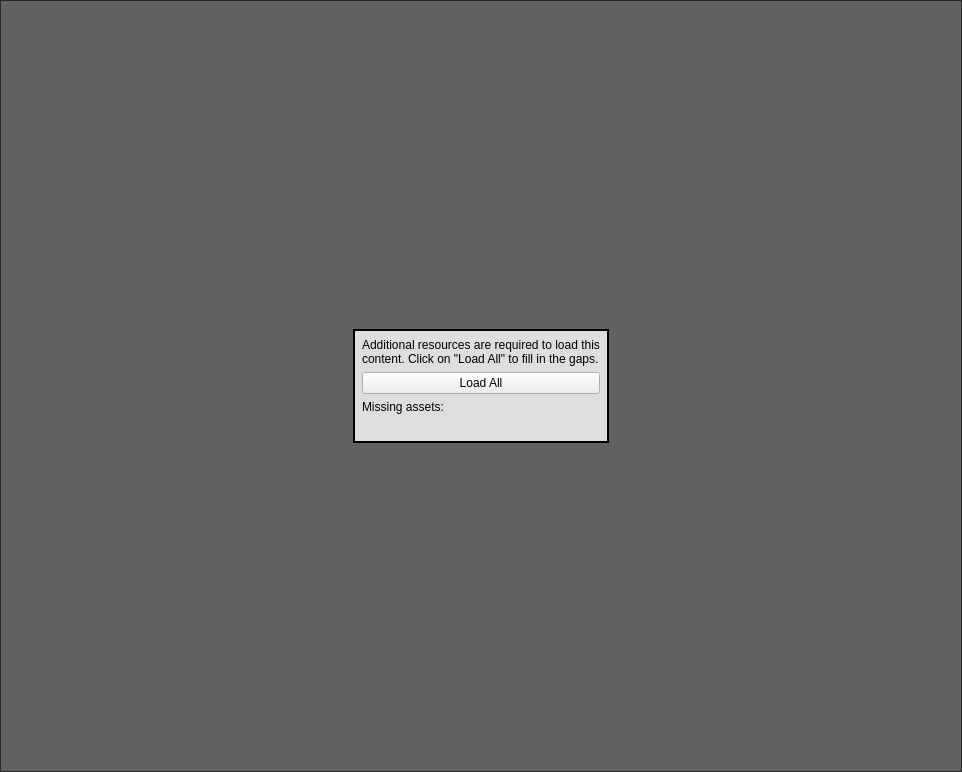
<?xml version="1.0" encoding="UTF-8"?>
<ui version="4.0">
 <class>Form</class>
 <widget class="QWidget" name="Form">
  <property name="geometry">
   <rect>
    <x>0</x>
    <y>0</y>
    <width>962</width>
    <height>772</height>
   </rect>
  </property>
  <property name="sizePolicy">
   <sizepolicy hsizetype="Fixed" vsizetype="Fixed">
    <horstretch>0</horstretch>
    <verstretch>0</verstretch>
   </sizepolicy>
  </property>
  <property name="windowTitle">
   <string>Form</string>
  </property>
  <property name="styleSheet">
   <string notr="true"/>
  </property>
  <layout class="QVBoxLayout" name="verticalLayout">
   <property name="spacing">
    <number>0</number>
   </property>
   <property name="leftMargin">
    <number>0</number>
   </property>
   <property name="topMargin">
    <number>0</number>
   </property>
   <property name="rightMargin">
    <number>0</number>
   </property>
   <property name="bottomMargin">
    <number>0</number>
   </property>
   <item>
    <widget class="QFrame" name="overlayFrame">
     <property name="styleSheet">
      <string notr="true">QFrame#overlayFrame {
	background-color: rgba(0, 0, 0, 150);
}</string>
     </property>
     <property name="frameShape">
      <enum>QFrame::StyledPanel</enum>
     </property>
     <property name="frameShadow">
      <enum>QFrame::Raised</enum>
     </property>
     <layout class="QVBoxLayout" name="verticalLayout_2" stretch="1,0,1">
      <item>
       <spacer name="verticalSpacer">
        <property name="orientation">
         <enum>Qt::Vertical</enum>
        </property>
        <property name="sizeHint" stdset="0">
         <size>
          <width>20</width>
          <height>40</height>
         </size>
        </property>
       </spacer>
      </item>
      <item>
       <widget class="QWidget" name="widget" native="true">
        <layout class="QHBoxLayout" name="horizontalLayout" stretch="1,0,1">
         <item>
          <spacer name="horizontalSpacer">
           <property name="orientation">
            <enum>Qt::Horizontal</enum>
           </property>
           <property name="sizeHint" stdset="0">
            <size>
             <width>347</width>
             <height>20</height>
            </size>
           </property>
          </spacer>
         </item>
         <item>
          <widget class="QWidget" name="overlayCentralWidget" native="true">
           <property name="enabled">
            <bool>true</bool>
           </property>
           <property name="sizePolicy">
            <sizepolicy hsizetype="Maximum" vsizetype="Preferred">
             <horstretch>0</horstretch>
             <verstretch>0</verstretch>
            </sizepolicy>
           </property>
           <property name="minimumSize">
            <size>
             <width>200</width>
             <height>0</height>
            </size>
           </property>
           <property name="maximumSize">
            <size>
             <width>300</width>
             <height>16777215</height>
            </size>
           </property>
           <property name="styleSheet">
            <string notr="true">QWidget#overlayCentralWidget{	
border: 2px solid black;
	background-color: rgb(222, 222, 222);
}</string>
           </property>
           <layout class="QVBoxLayout" name="verticalLayout_3">
            <item>
             <widget class="QLabel" name="titleLabel">
              <property name="text">
               <string>Additional resources are required to load this content. Click on &quot;Load All&quot; to fill in the gaps.</string>
              </property>
              <property name="wordWrap">
               <bool>true</bool>
              </property>
             </widget>
            </item>
            <item>
             <widget class="QPushButton" name="loadAllButton">
              <property name="text">
               <string>Load All</string>
              </property>
             </widget>
            </item>
            <item>
             <widget class="QLabel" name="missingAssetsLabelLabel">
              <property name="text">
               <string>Missing assets:</string>
              </property>
              <property name="wordWrap">
               <bool>false</bool>
              </property>
             </widget>
            </item>
            <item>
             <widget class="QLabel" name="missingAssetsValueLabel">
              <property name="text">
               <string/>
              </property>
              <property name="wordWrap">
               <bool>true</bool>
              </property>
             </widget>
            </item>
           </layout>
          </widget>
         </item>
         <item>
          <spacer name="horizontalSpacer_2">
           <property name="orientation">
            <enum>Qt::Horizontal</enum>
           </property>
           <property name="sizeHint" stdset="0">
            <size>
             <width>40</width>
             <height>20</height>
            </size>
           </property>
          </spacer>
         </item>
        </layout>
       </widget>
      </item>
      <item>
       <spacer name="verticalSpacer_2">
        <property name="orientation">
         <enum>Qt::Vertical</enum>
        </property>
        <property name="sizeHint" stdset="0">
         <size>
          <width>20</width>
          <height>40</height>
         </size>
        </property>
       </spacer>
      </item>
     </layout>
    </widget>
   </item>
  </layout>
 </widget>
 <resources/>
 <connections/>
</ui>
